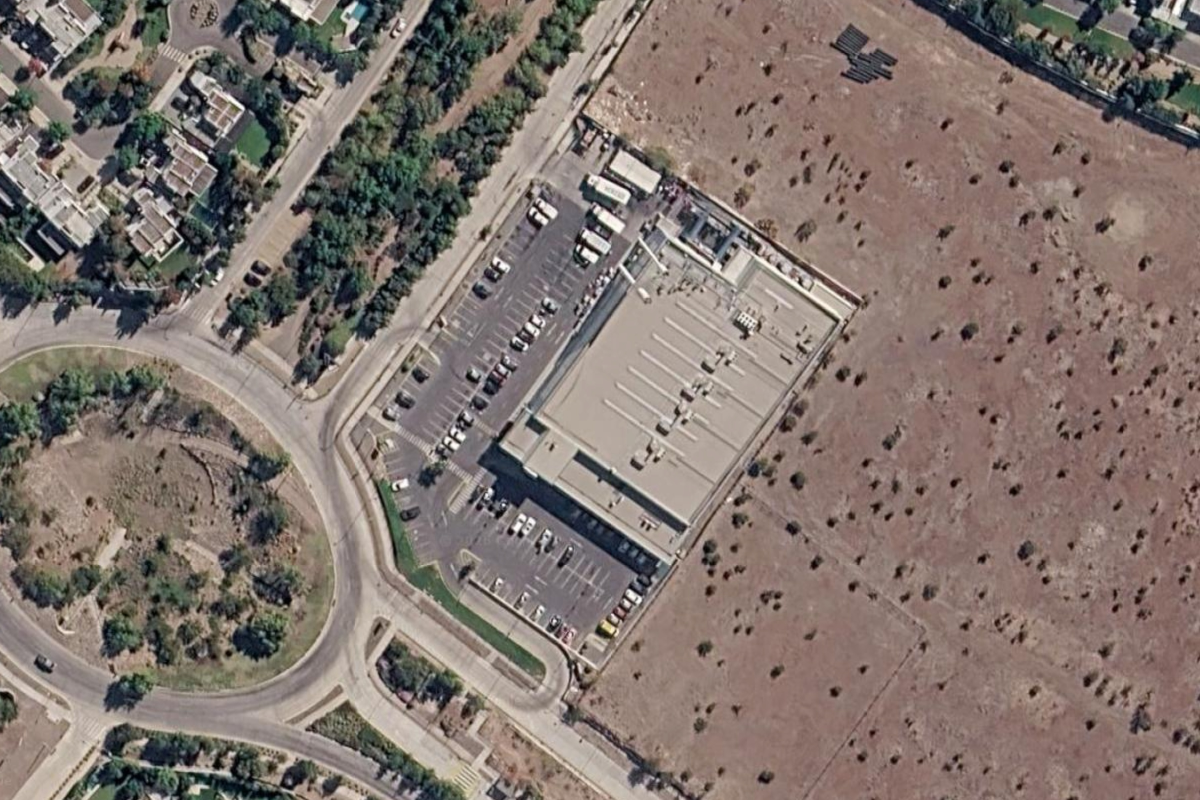
#> input picture raw/mascenter-presentacion/base-chamisero-i.jpg, 2400 x 1600 px (shown at 1/2 size)
$ python -i kit.py   (imports and definitions only)
#> lines starting #> are read from the running program, lines starting #| are printed output that depends on the picture; after the words box and inside, x2 and y2 are one past the last pixel; in counts of white or black regions, pixels touching at a corner belong together
#> further down, picture is the input picture: PIL image 2400x1600 RGB; mean R, G, B 129.2, 116.5, 110
#!/usr/bin/env python3
"""Kit de marca Sal Lobos — concepto EL ÚLTIMO GESTO.

Todo lo que sabe el sistema vive acá. Las tres rutas importan de este archivo y
NINGUNA redefine un color, una fuente ni una proporción por su cuenta.

Origen de las medidas:
  · Paleta  — hex entregados por el brief, muestreados de los logos oficiales.
  · Arco    — MEDIDO el 15-09-2026 sobre out/spl/.../logos/logo-spl-blanco.png:
              flecha/span = 0,1965 y radio = 0,734 x span. El arco del logo no se
              copia tal cual (a ancho de pieza taparía el cuadro): cada formato
              muestra una VENTANA de esa misma circunferencia, elegida para que la
              flecha visible sea 3,5 % de la altura de la pieza.
  · Lockup  — proporciones internas fijas, atadas al cuerpo del titular.
"""
from __future__ import annotations

import math
from pathlib import Path

import numpy as np
from PIL import Image, ImageDraw, ImageFilter, ImageFont

RAIZ = Path(__file__).resolve().parents[3]
FUENTES_DIR = RAIZ / "public/assets/fonts"
ACTIVOS = RAIZ / "public/assets/sal-lobos"

# ─────────────────────────────────────────────────────────── paleta
NAVY_PROFUNDO = "#000A24"   # fondo de cocina en penumbra
NAVY_LOBOS    = "#001860"   # base de marca, ~70 % del área
BLANCO_SAL    = "#F4F2ED"   # la sal y el texto, ~20 %
GRIS_SALMUERA = "#B9C1D6"   # apoyo, mínimo
ROJO_LOBOS    = "#D81800"   # acento, MÁXIMO 5 % del área, JAMÁS de fondo

PALETA = {
    "navy_profundo": NAVY_PROFUNDO, "navy_lobos": NAVY_LOBOS,
    "blanco_sal": BLANCO_SAL, "gris_salmuera": GRIS_SALMUERA,
    "rojo_lobos": ROJO_LOBOS,
}

# Cuotas de área declaradas por el brief. El QA las mide, no las estima.
CUOTAS = {"navy": 0.70, "blanco_sal": 0.20, "rojo_max": 0.05}


def rgb(hexa: str) -> tuple[int, int, int]:
    h = hexa.lstrip("#")
    return tuple(int(h[i:i + 2], 16) for i in (0, 2, 4))


# ─────────────────────────────────────────────────────────── tipografía
# Display: Instrument Serif — SOLO sobre 28 px (regla del brief).
# Texto:   Karla 400/600/700.
# Dato:    IBM Plex Mono.
_ARCHIVOS = {
    "display": "InstrumentSerif.ttf",
    "display_italica": "InstrumentSerif-Italic.ttf",
    "texto": "Karla-var.ttf",
    "dato": "IBMPlexMono-Regular.ttf",
    "dato_medium": "IBMPlexMono-Medium.ttf",
}
_PESO_KARLA = {400: "Regular", 600: "SemiBold", 700: "Bold"}
MIN_DISPLAY = 28  # px — bajo esto, Instrument Serif no se usa


# [32 lines left out: functions fuente, _texto_ancho, escribir, not called in this run]


# ─────────────────────────────────────────────────────────── el arco
ARCO_LOGO_FLECHA_SPAN = 0.1965   # medido en logo-spl-blanco.png
ARCO_LOGO_RADIO_SPAN = 0.7344    # R/span de esa misma circunferencia
ARCO_FLECHA_ALTURA = 0.035       # flecha visible = 3,5 % de la altura de la pieza


# [35 lines left out: functions arco_puntos, ventana_del_arco, dibujar_arco, not called in this run]


# ─────────────────────────────────────────────────────────── el lockup
TITULAR = "El último gesto"
BAJADA = "La pizca que alguien echa justo antes de servir."

# Proporciones internas, atadas al cuerpo del titular S.
LK_GAP_FILETE = 0.42     # aire titular → filete
LK_FILETE_ANCHO = 2.00   # «filete rojo corto»
LK_FILETE_GROSOR = 0.045
LK_GAP_BAJADA = 0.40     # aire filete → bajada
LK_BAJADA = 0.40         # cuerpo de la bajada


# [146 lines left out: functions medir_lockup, lockup, apagar_fondo, not called in this run]


def borrar_destellos(im: Image.Image, region=(0.0, 0.0, 1.0, 0.15),
                     min_luz: int = 150, max_area_rel: float = 0.0015,
                     ) -> tuple[Image.Image, int]:
    """Borra objetos brillantes CHICOS en una zona que debe estar en penumbra.

    p_r1w_a traía una astilla de azulejo encendida en el borde superior. Recortar
    no servía (se comía la mano) y dejarla competía con la sal, que es lo único
    que tiene derecho a ser lo más blanco del cuadro. Se rellena con el entorno
    (inpaint de Telea), no se tapa con un parche plano.
    """
#> called with region = (0, 0, 1, 0.15), min_luz = 150, max_area_rel = 0.0015
    import cv2
    a = np.asarray(im.convert("RGB"))
    H, W = a.shape[:2]
#> H = 1600; W = 2400
    x0, y0, x1, y1 = (int(region[0] * W), int(region[1] * H),
                      int(region[2] * W), int(region[3] * H))
#> x0 = 0; y0 = 0; x1 = 2400; y1 = 240
    g = np.asarray(im.convert("L"), dtype=np.uint8)
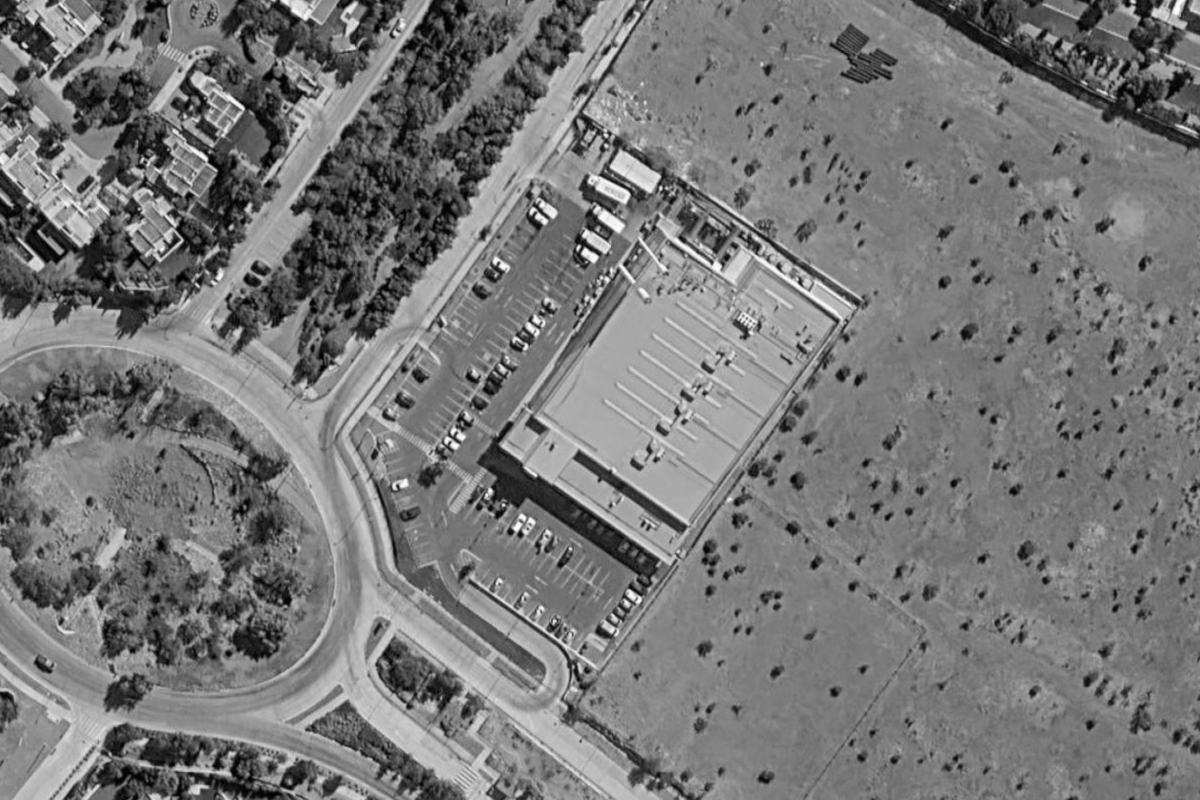
#> g: shape (1600, 2400) (shown at 1/2 size); min 0, max 255, mean 119.6
    mascara = np.zeros((H, W), np.uint8)
    zona = (g[y0:y1, x0:x1] > min_luz).astype(np.uint8)
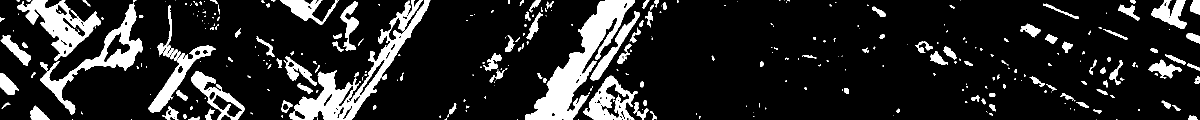
#> zona: shape (240, 2400) (shown at 1/2 size); values 0 (black) and 1 (white), 14.6% white; 341 white regions (188 under 20 px), largest, box (x1, y1, x2, y2) and area: (1050, 0, 1270, 240) 14938, (579, 0, 861, 240) 12891, (80, 7, 286, 230) 7309
    n, etq, stats, _ = cv2.connectedComponentsWithStats(zona, 8)
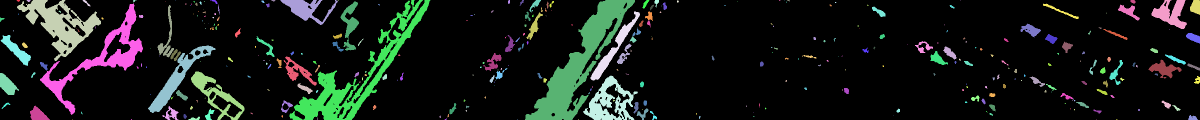
#> etq: shape (240, 2400) int32 (shown at 1/2 size); 342 distinct labels, from 0 to 341; one colour per label, 0 black
#> n = 342; stats = 342 rows, first 6: [0, 0, 2400, 240, 491814], [33, 0, 7, 4, 18], [53, 0, 8, 4, 23], [34, 0, 168, 122, 7265], [165, 0, 16, 13, 62], [266, 0, 7, 5, 17]
    borrados = 0
    for i in range(1, n):
        if stats[i, cv2.CC_STAT_AREA] <= max_area_rel * H * W:
            mascara[y0:y1, x0:x1][etq == i] = 255
            borrados += 1
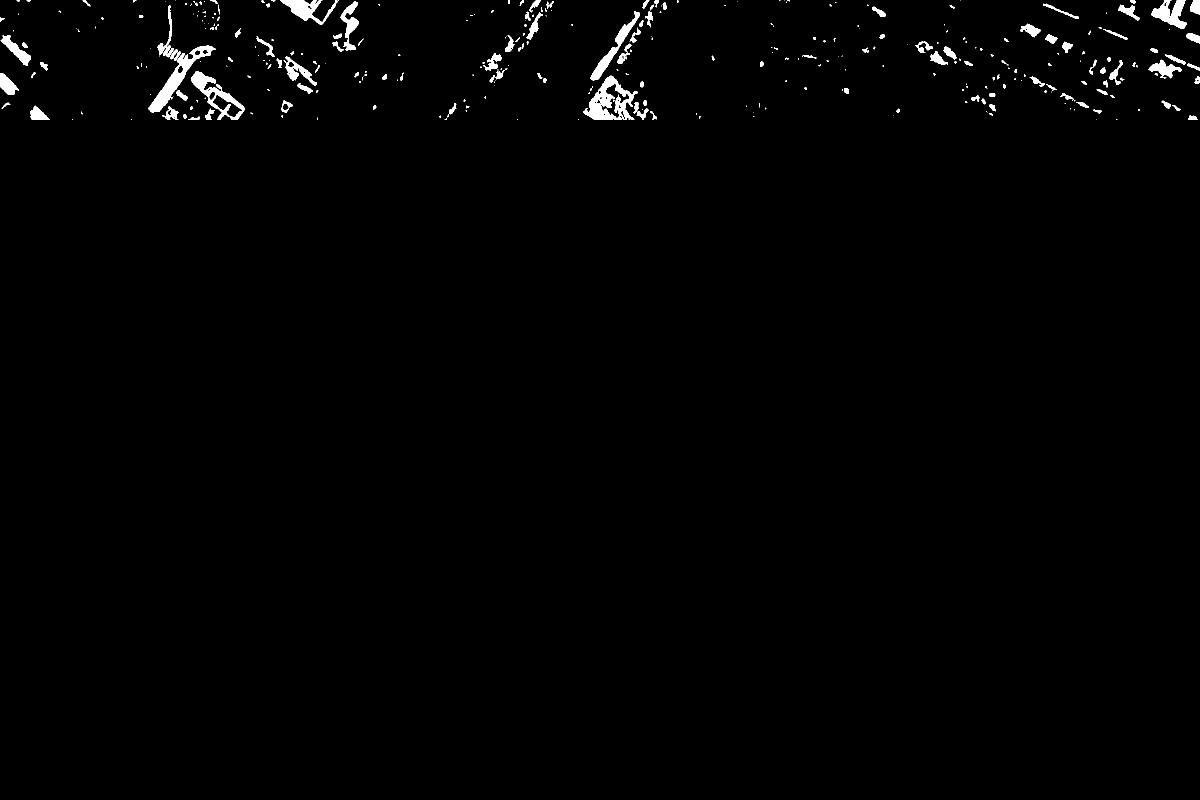
#> mascara: shape (1600, 2400) (shown at 1/2 size); 1.1% white; 337 white regions (188 under 20 px), largest, box (x1, y1, x2, y2) and area: (1166, 151, 1276, 240) 4129, (296, 91, 432, 226) 3666, (382, 143, 489, 240) 2848
#> after the loop, borrados = 337
    if not borrados:
        return im, 0
    mascara = cv2.dilate(mascara, np.ones((9, 9), np.uint8))
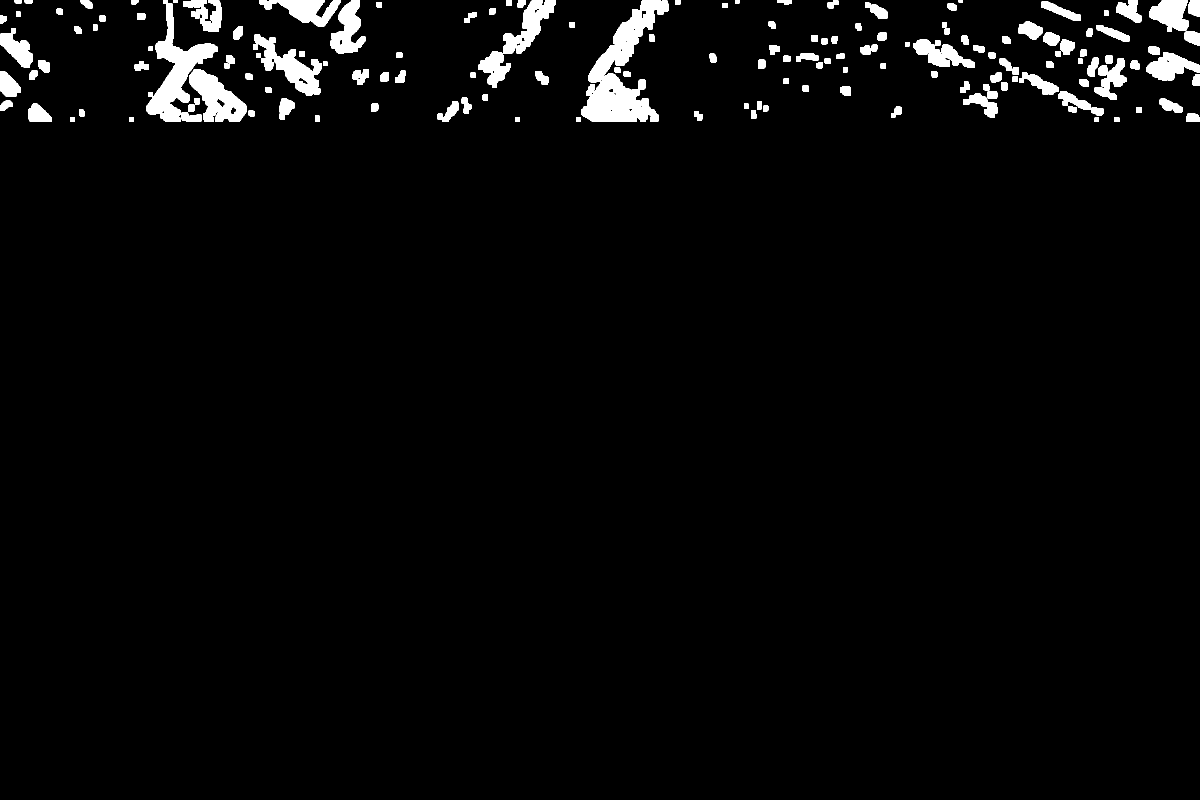
#> mascara: shape (1600, 2400) (shown at 1/2 size); 3.1% white; 152 white regions, largest, box (x1, y1, x2, y2) and area: (1162, 0, 1338, 244) 17755, (292, 0, 436, 244) 10781, (956, 0, 1112, 176) 7318
    out = cv2.inpaint(a[:, :, ::-1].copy(), mascara, 7, cv2.INPAINT_TELEA)
    return Image.fromarray(out[:, :, ::-1]), borrados


# [243 lines left out: functions verificar_caja_limpia, verificar_sin_choque, gradar_navy, medir_paleta, _lab, fraccion_de_color and 4 more, not called in this run]


MODELO_ROSTRO = RAIZ / "assets/modelos/face_detection_yunet_2023mar.onnx"
URL_MODELO_ROSTRO = ("https://github.com/opencv/opencv_zoo/raw/main/models/"
                     "face_detection_yunet/face_detection_yunet_2023mar.onnx")


# [43 lines left out: functions _modelo_rostro, hay_rostro, not called in this run]


# ─────────────────────────────────────────────────────────── formatos
FORMATOS = {
    "kv_16x9":   (2560, 1440),
    "social_4x5": (1600, 2000),
    "cenefa":    (4800, 576),    # cenefa de góndola ~100 x 12 cm
    "punta":     (1200, 3000),   # punta de góndola vertical ~40 x 100 cm
}


# [23 lines left out: function firma_spl, not called in this run]


# ─────────────────────────────────────────────────────────── composición
MARGEN = 0.0625   # piso histórico: 6,25 % del lado menor. Ver margen() abajo.


# [116 lines left out: functions margen, encajar, campo_navy, textura_sal, zona_logo, reporte_qa, not called in this run]

>>> from PIL import Image
>>> picture = Image.open('../../../raw/mascenter-presentacion/base-chamisero-i.jpg')
>>> result = borrar_destellos(picture)
